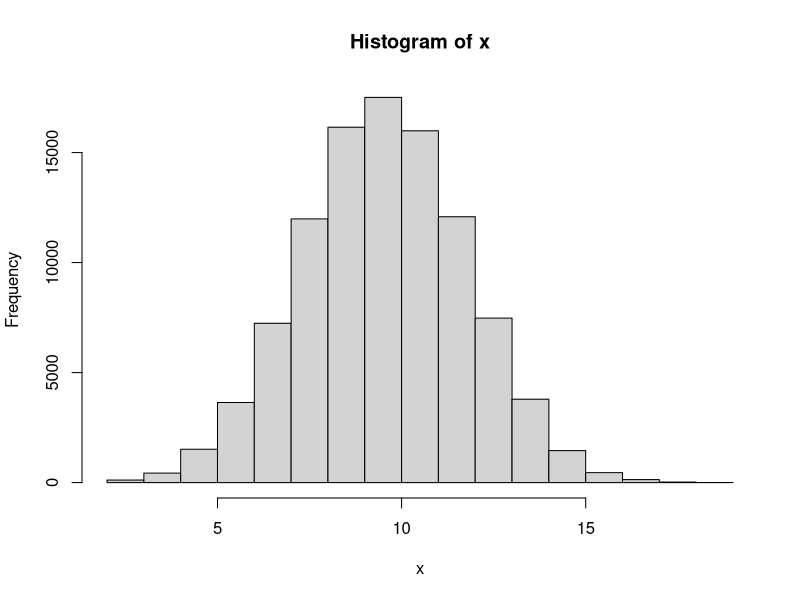
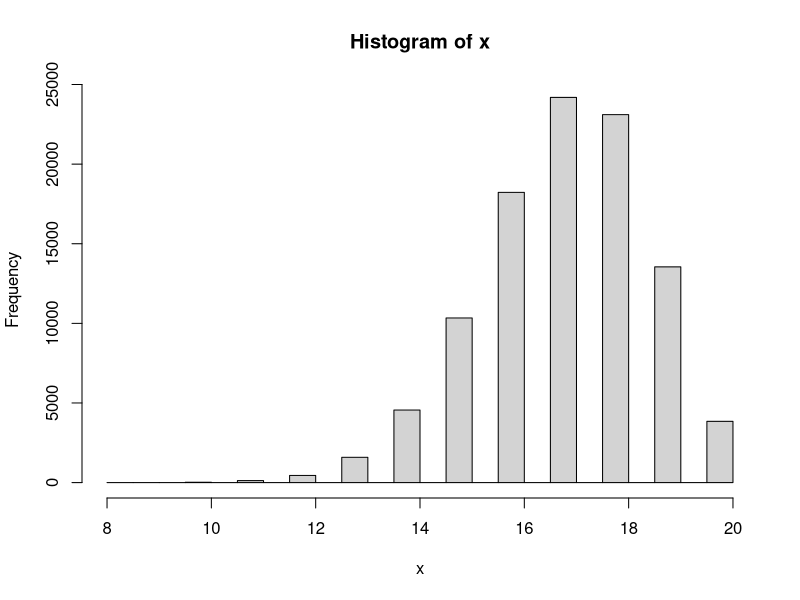

Source code (R) for these figures, in order:
#------------------

# Answer to the Question # 01

#------------------

# No 1 of Q.1 

#a) 

# Taking a sample with n = 20 and p = 0.5

x1 <- rbinom(1, 20, 0.5)

#The value of x1

x1


#b) 

#Finding the range for x1 with n = 20 and p = 0.5


n <- 20

p <- 0.5


# Finding and defining the minimum value

min_value <- min(0, n)

# Finding and defining the maximum value

max_value <- max(0:n)

# Calculate the cumulative probability at the minimum value

cdf_min <- pbinom(min_value, n, p)

# Calculate the cumulative probability at the maximum value

cdf_max <- pbinom(max_value, n, p)

# Range of the binomial distribution

range_binomial <- c(min_value, max_value)

range_binomial


#2 of Q.1

# Repeating Q.1 for N = 100000 times


N <- 100000

x <- rep(NA, N)

x

for (i in 1: N){
  x[i] <- rbinom(1, 20, 0.5)
}

x

# Plot the histogram

hist(x)

#Find the minimum and maximum value

max(x)

min(x)


#3 of Q.1 

# Now setting if x is bigger or less than 15 then y = 1 . And y = 0 otherwise.

y_1 <- ifelse(c(x)>=15, 1,0)

y_1


# 4 of Q.1

#Calculating summation of y

sum(y_1)


#5 of Q.1 

# Now repeating all the steps above for n = 20 and p = 0.85


#a) 

# Taking a sample 

x1 <- rbinom(1, 20, 0.85)
x1


#b)

#Finding the range for x1

n <- 20

p <- 0.85

# Find the minimum value

min_value <- min(0, n)

# Find the maximum value

max_value <- max(0:n)

# Calculate the cumulative probability at the minimum value

cdf_min <- pbinom(min_value, n, p)

# Calculate the cumulative probability at the maximum value

cdf_max <- pbinom(max_value, n, p)

# Range of the binomial distribution

range_binomial <- c(min_value, max_value)

range_binomial


#c. 

# Now taking N = 100000 times

N <- 100000

x <- rep(NA, N)

x

for (i in 1: N){
  x[i] <- rbinom(1, 20, 0.85)
}

x

# Plot the histogram

hist(x)


#Find the minimum and maximum value

max(x)

min(x)


#d. 

# Now setting if x is bigger or less than 15 then y = 1 . And y = 0 otherwise

y_1 <- ifelse(c(x)>=15, 1,0)

y_1

#e. 

#Calculating summation of y

sum(y_1)


#f. 

#Calculating summation of y divided by N

sum(y_1) / N


# ---------------------------------------------

# Answer to the Question # 01 - (6) : 

# ---------------------------------------------


# Now I have to make a guess about type I and type II errors for Null Hypothesis H0: p0 = 0.5 VS Alternative hypothesis H1: p1 = 0.85. For setting that what is the chance of a fair coin landing on heads at least 15 times out of 20 flips?


# Type I error means we reject the null hypothesis when it is true. It is also known as 'False Positive'. The significance level or alpha (a) is the probability of making a type I error. We usually set it as 0.05 or 0.01.


# The chance of a fair coin landing on heads at least 15 times out of 20 flips, we are using binomial distribution and a two-tailed test for this question. By calculating on the calculator it is found that the probability of getting 15 or more successes out of 20 trials when the p0 = 0.5 is approximately 0.026. So, it can be said that if the p0 = 0.5, we would reject the null hypothesis and conclude that the proportion is significantly different from 0.5 in about 2.6% of the cases.

# On the other hand, Type II error means we fail to reject the null hypothesis when it is actually false. It is also known as 'False Negative'. The probability of making a type II error is denoted by beta (B).

# To find the probability of a type II error, we know that for the alternative hypothesis, p1 = 0.85. By calculating on the calculator, we got that the chance of a fair coin landing on heads at least 15 times out of 20 flips when p1 = 0.85 is approximately 0.408. This means we would fail to reject the null hypothesis and conclude that the proportion is not significantly different from 0.5 in about 40.8% of the cases.

# In summary, the estimated probabilities of making a type I error and a type II error for this hypothesis test are approximately 0.026 and 0.408, respectively.



# ---------------------------------------------

#Answer to the Q. 2 :

# ---------------------------------------------


# Here is the sample: 2 2 1 2 2 2 1 1 2 1 1 2 2 1 1 2 1 2 2 2 1 2 1 2 1 2 2 2 2 2 2 2 2 1 2 1 2 1 2 2


# We have to test whether the sample is random or not.


# To test whether the process of treatment assignments is random, we will use a chi-squared fit test. At first, we will count the number of treatments of each type, and then compare the observed frequencies to the expected frequencies under the assumption of a random process.

# In this case, there are 40 treatments. Among them:
  
# For Observed frequencies: Type 1 = 18 treatments and Type 2 = 22 treatments.

# Expected frequencies (we assume that there is randomness): Type 1 = 20 treatments and Type 2 = 20  treatments. (As there are 40 treatments in total and a 50% chance of each type).


# To calculate the chi-squared statistic, we can use the formula:
  
#  χ2 = Σ ((Oi - Ei)² / Ei)

# Here,

# Oi = Observed Frequency for category  i , (here i = 1 or 2), 

# Ei = Expected frequency for category i, (here i = 1 or 2).

# And the sum is taken over all categories.

# By using an online calculator and plugging the numbers, we got that:
  
  
# χ2 = ((18-20)²/20) + ((22-20)²/20) = 0.4


# To determine whether this value is statistically significant, we need to compare it to a chi-squared distribution with one degree of freedom (since we have two categories and one parameter estimated from the data). Using a table, we find that the p-value for this test is approximately 0.5, which is very large.

# Therefore, we fail to reject the null hypothesis that the treatment assignments are random. In other words, there is no evidence to suggest that the process was biased or non-random.



# ---------------------------------------------

#Answer to the Q. 3 :

# ---------------------------------------------


#Answer for 3 - a


#1

# Taking a sample

x2 <- rbinom(1, 1, 0.5)
x2


#Then identify the range

n <- 1
p <- 0.5


# Find the minimum value

min_value <- min(0, n)


# Find the maximum value

max_value <- max(0:n)


# Calculate the cumulative probability at the minimum value

cdf_min <- pbinom(min_value, n, p)

# Calculate the cumulative probability at the maximum value

cdf_max <- pbinom(max_value, n, p)

# Range of the binomial distribution

range_binomial <- c(min_value, max_value)

range_binomial


#For question 3 - (a) - #2 and #3

# Patient will get “A” if x2 = 1, and get “B” if x2 = 0

# Repeating 1 & 2 for N = 40


N <- 40
x <- rep(NA, N)

x

for (i in 1: N){
  x[i] <- rbinom(1, 1, 0.5)
}

x

# Now assigning A and B for 1 and 0 respectively.

x[x == 1] <- "A"
x[x == 0] <- "B"


# print the modified values of x

print(x)


#Number of A and B

table(x)


# --------------------------------------------


# --------------------------------------------


#Answer for 3 - b



# Set the block size

block_size <- 40


# Create a vector of treatment assignments

treatments <- rep(c("A", "B"), length.out = block_size*1)


# Create a vector of block assignments

blocks <- rep(1:1, each = block_size)


# Randomly permute the blocks

blocks <- sample(blocks)


# Order the treatment assignments within each block

for (i in 1:1) {
  treatments[blocks == i] <- sample(treatments[blocks == i])
}

# View the resulting treatment assignments by block

a <- split(treatments, blocks)

a

#Number of A and B

table(a)

# The difference between 3(a) and 3 (b) is that - in 3 (a) , though the probability is p = 0.5 , for the N = 40 , number of A and B is not same. For my case , A = 18 and B = 22. But, in 3 (b) we used random permutated block randomization with a block size of 40. And for this case number of A and B is same. For my case , A = 20 and B = 20.



# --------------------------------------------

# --------------------------------------------


# Answer for 3 - c


# Set the block size of 8


block_size <- 8


# Create a vector of treatment assignments


treatments <- rep(c("A", "B"), length.out = block_size*5)


# Create a vector of block assignments


blocks <- rep(1:5, each = block_size)


# Randomly permute the blocks

blocks <- sample(blocks)



# Order the treatment assignments within each block

for (i in 1:5) {
  treatments[blocks == i] <- sample(treatments[blocks == i])
}


# View the resulting treatment assignments by block. There are 5 different blocks with a block size of 8


d <- split(treatments, blocks)
d

# Now, merging all the 5 different blocks into 1. So, now there will be 40


b <- unsplit(treatments, blocks)

b


#Number of A and B

table(b)

# The difference between 3(b) and 3 (c) is that - in 3 (b), we used random permutated block randomization with a block size of 40. And for this case number of A and B is same. For my case , it was A = 20 and B = 20. But, in 3 (c) though we used random permutated block randomization, but this time with a block size of 8. After that we added all the 8 blocks so total sample is 40. And for this case number of A and B is not same. For my case , it was A = 24 and B = 16. 

# If we stop the study for toxicity for in sample size = 20, then for 3 (b) = The difference between number of A and B will not be that much. 

# But, for 3 (c) = The difference between the number of A and B will be more than 3 (b)
